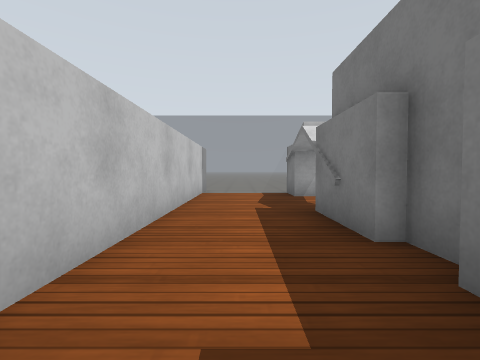
view 1 (above)

24 first-person views from a walk through a world built for the Gazebo simulator. The camera is 0.72 m above the floor, tilts 2° down and sees 85° across. The floor is counted in squares, 1 m on a side. Each view is taken from the middle of a square. On the plan, view 1 faces up. The plan holds only what a view shows up to about 9 squares ahead; the rest is blank. The robots in the file are not drawn. Simple patterns stand in for the simulator's built-in surfaces.

view 2
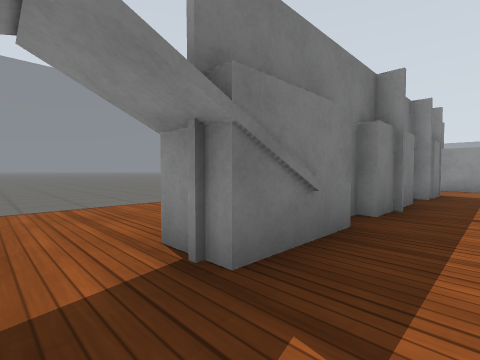

view 3
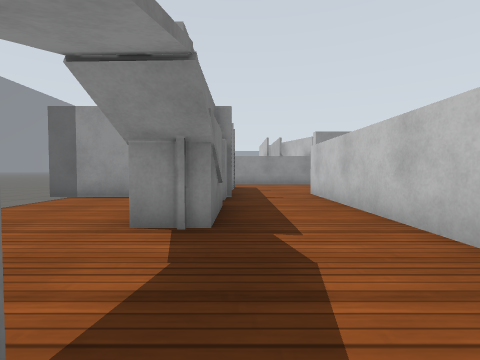

view 4
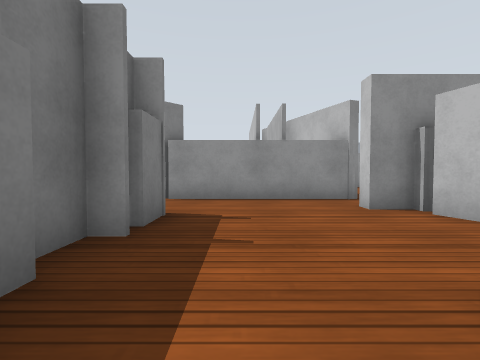

view 5
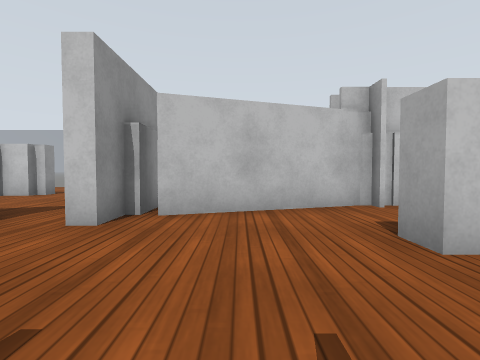

view 6
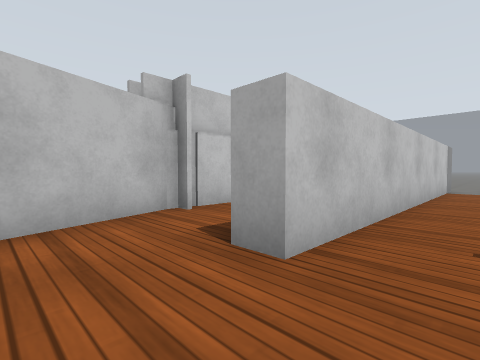

view 7
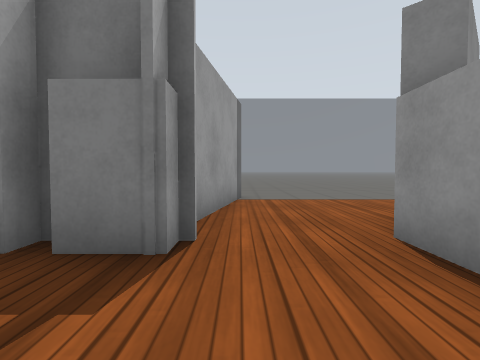

view 8
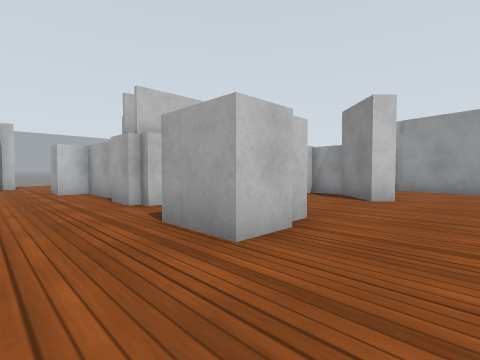

view 9
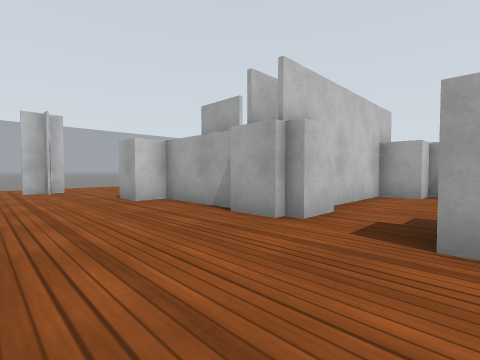

view 10
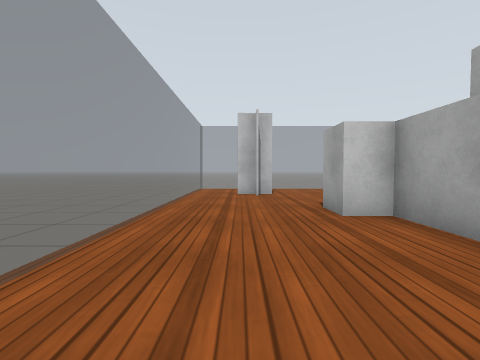

view 11
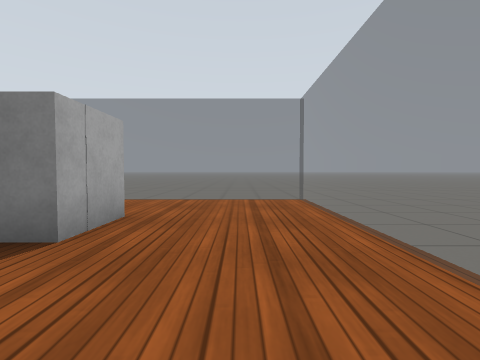

view 12
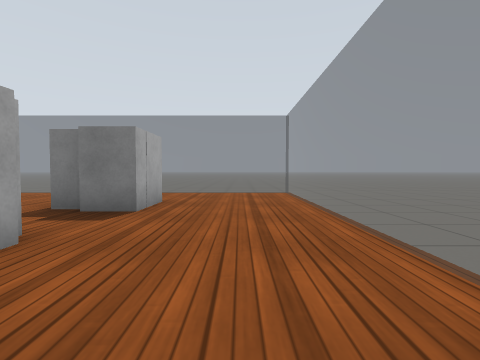

view 13
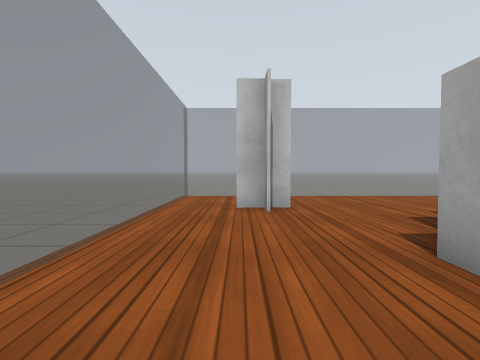

view 14
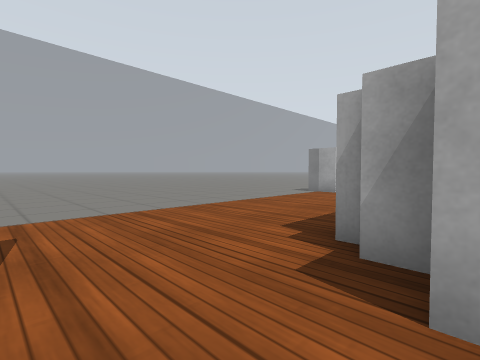

view 15
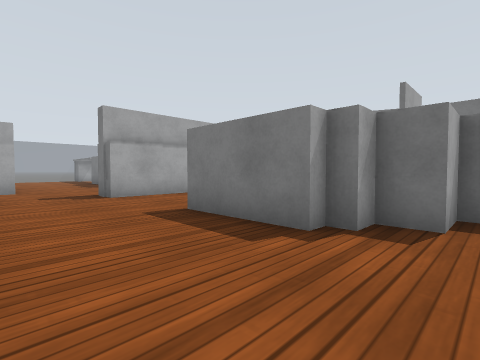

view 16
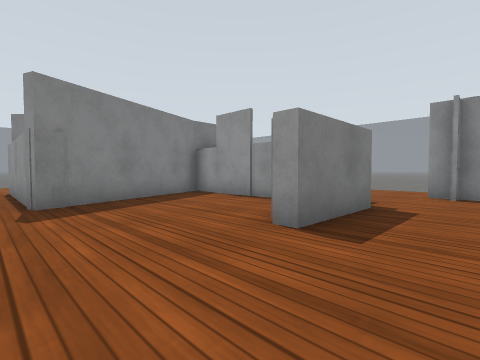

view 17
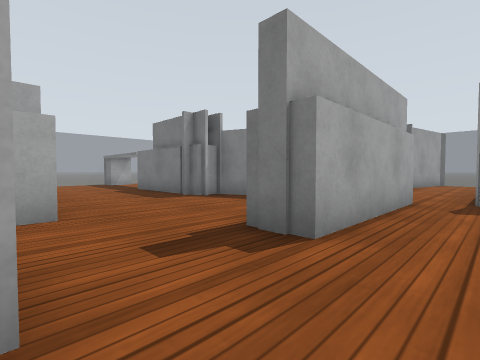

view 18
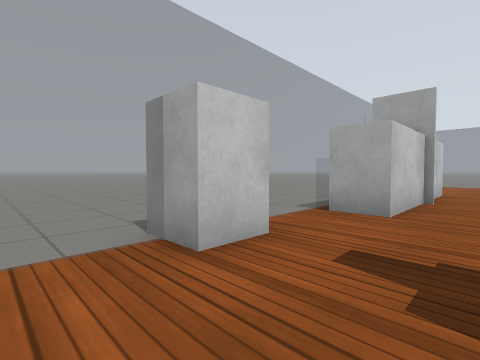

view 19
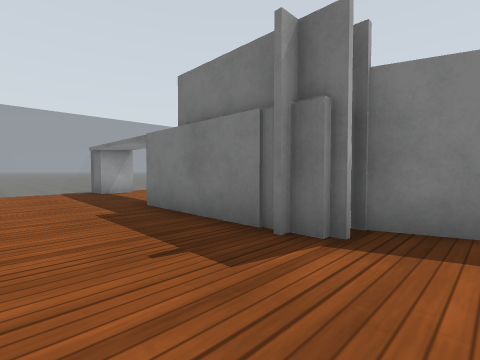

view 20
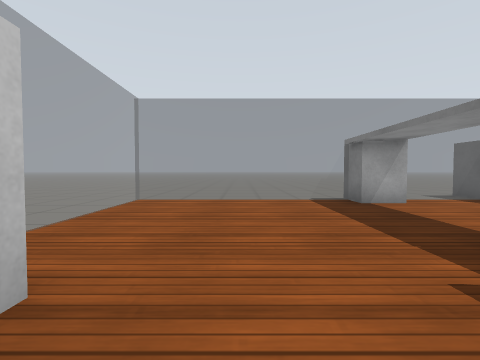

view 21
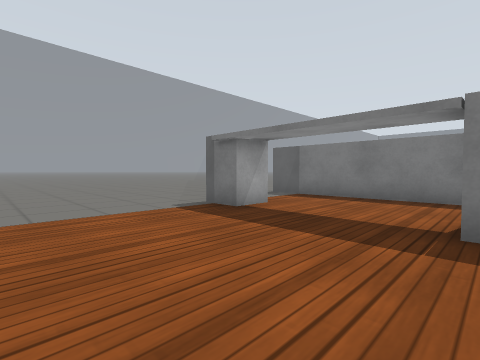

view 22
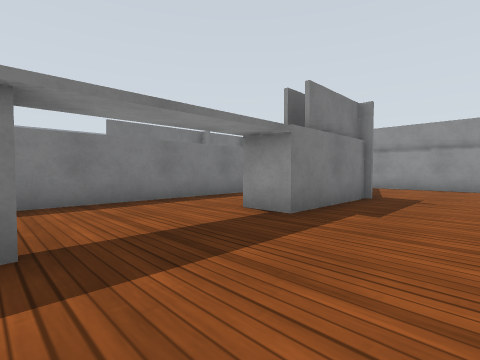

view 23
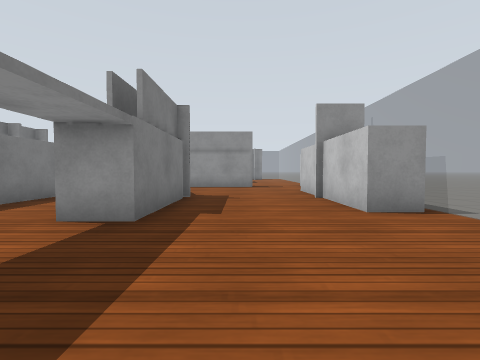

view 24
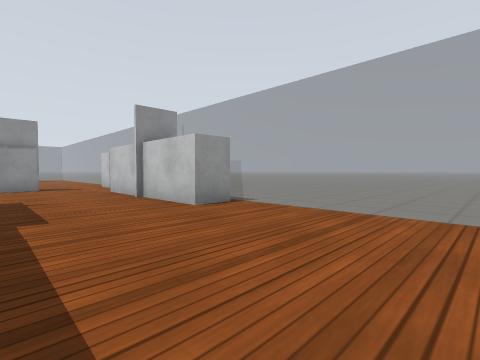

### Floor plan
Key: @ floor where view 1 was taken; # wall or solid block; x gap in a wall; . floor; = window, fence, low wall or low ledge; B white box.
Columns run from 11 left of view 1 to 6 right of it. Each row starts with its distance up from view 1.
  9 .=====B =##==B
  8 =.....B..##..BB
  7 =.....B..##..BB
  6 =.....B..##..B...
  5 =.....B..##..x...=
  4 =.....B..##..B...=
  3 =##...B..##..B...=
  2  ##...B..##..# ..=
  1  ##...#..##.BB ##=
  0 =##...##.##@.B
 -1 =##....#.....#
 -2 =......#.....##
 -3  ......#....BB##
 -4 BB..#####.......#=
 -5 =................=
 -6 =.......######...=
 -7 =........##B..B..=
 -8 =...#....##......=
 -9 =...#....##......
-10 =...#B....#......
-11 =....######..BB..=
-12 =.....BB.....BB..=
-13  ..#.............=
-14  ..#.............=
-15 =................=
-16 .========  ======.

Positions as (right, up) in squares from view 1, and headings:
1: (0, 0), facing up
2: (0, 6), facing down-right
3: (1, 8), facing down
4: (0, 1), facing down
5: (1, -2), facing left
6: (0, -2), facing up-left
7: (-1, -4), facing right
8: (5, -14), facing up-left
9: (2, -15), facing up-left
10: (0, -14), facing left
11: (-1, -14), facing right
12: (-3, -14), facing right
13: (-3, -14), facing left
14: (-6, -13), facing up-left
15: (-10, -12), facing up-right
16: (-9, -5), facing down-right
17: (-10, -6), facing up-right
18: (-8, -6), facing up-left
19: (-8, -1), facing up-right
20: (-8, 2), facing up
21: (-9, 4), facing up-right
22: (-8, 8), facing down-right
23: (-7, 8), facing down
24: (-6, 8), facing down-left
